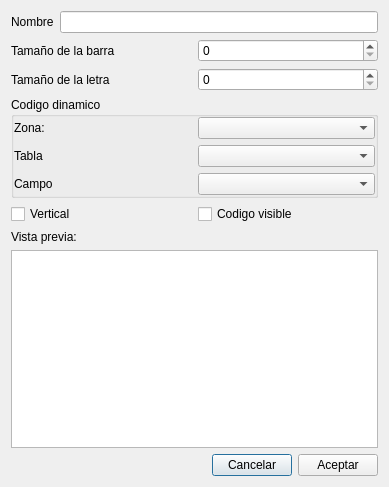
<?xml version="1.0" encoding="UTF-8"?>
<ui version="4.0">
 <class>EditCodeBarDlg</class>
 <widget class="QDialog" name="EditCodeBarDlg">
  <property name="geometry">
   <rect>
    <x>0</x>
    <y>0</y>
    <width>389</width>
    <height>487</height>
   </rect>
  </property>
  <property name="maximumSize">
   <size>
    <width>389</width>
    <height>487</height>
   </size>
  </property>
  <property name="windowTitle">
   <string>Configurar codigo de barras</string>
  </property>
  <property name="windowIcon">
   <iconset resource="../recoverdrake.qrc">
    <normaloff>:/Imagenes/barcode.png</normaloff>:/Imagenes/barcode.png</iconset>
  </property>
  <layout class="QGridLayout" name="gridLayout_5">
   <item row="0" column="0" colspan="2">
    <layout class="QGridLayout" name="gridLayout_2">
     <item row="0" column="0">
      <widget class="QLabel" name="label_7">
       <property name="text">
        <string>Nombre</string>
       </property>
      </widget>
     </item>
     <item row="0" column="1">
      <widget class="QLineEdit" name="txt_nombre"/>
     </item>
    </layout>
   </item>
   <item row="1" column="0" colspan="2">
    <layout class="QGridLayout" name="gridLayout_4">
     <item row="0" column="0" colspan="2">
      <layout class="QGridLayout" name="gridLayout_3">
       <item row="0" column="0">
        <widget class="QLabel" name="label_2">
         <property name="text">
          <string>Tamaño de la barra</string>
         </property>
        </widget>
       </item>
       <item row="0" column="1">
        <widget class="QSpinBox" name="spinBarSize"/>
       </item>
      </layout>
     </item>
     <item row="1" column="0">
      <widget class="QLabel" name="label_6">
       <property name="text">
        <string>Tamaño de la letra</string>
       </property>
      </widget>
     </item>
     <item row="1" column="1">
      <widget class="QSpinBox" name="spinFontSize"/>
     </item>
    </layout>
   </item>
   <item row="3" column="0">
    <widget class="QCheckBox" name="checkVertical">
     <property name="text">
      <string>Vertical</string>
     </property>
    </widget>
   </item>
   <item row="3" column="1">
    <widget class="QCheckBox" name="checkBox">
     <property name="text">
      <string>Codigo visible</string>
     </property>
    </widget>
   </item>
   <item row="4" column="0">
    <widget class="QLabel" name="label">
     <property name="text">
      <string>Vista previa:</string>
     </property>
    </widget>
   </item>
   <item row="5" column="0" colspan="2">
    <widget class="QGraphicsView" name="graphicsView"/>
   </item>
   <item row="6" column="0" colspan="2">
    <layout class="QHBoxLayout" name="horizontalLayout">
     <item>
      <spacer name="horizontalSpacer">
       <property name="orientation">
        <enum>Qt::Horizontal</enum>
       </property>
       <property name="sizeHint" stdset="0">
        <size>
         <width>40</width>
         <height>20</height>
        </size>
       </property>
      </spacer>
     </item>
     <item>
      <widget class="QPushButton" name="btnCancel">
       <property name="text">
        <string>Cancelar</string>
       </property>
       <property name="icon">
        <iconset resource="../recoverdrake.qrc">
         <normaloff>:/Imagenes/bad.png</normaloff>:/Imagenes/bad.png</iconset>
       </property>
       <property name="iconSize">
        <size>
         <width>25</width>
         <height>25</height>
        </size>
       </property>
      </widget>
     </item>
     <item>
      <widget class="QPushButton" name="pushButton">
       <property name="text">
        <string>Aceptar</string>
       </property>
       <property name="icon">
        <iconset resource="../recoverdrake.qrc">
         <normaloff>:/Imagenes/good.png</normaloff>:/Imagenes/good.png</iconset>
       </property>
       <property name="iconSize">
        <size>
         <width>25</width>
         <height>25</height>
        </size>
       </property>
      </widget>
     </item>
    </layout>
   </item>
   <item row="2" column="0" colspan="2">
    <widget class="QGroupBox" name="groupBox_2">
     <property name="title">
      <string>Codigo dinamico</string>
     </property>
     <property name="checkable">
      <bool>false</bool>
     </property>
     <property name="checked">
      <bool>false</bool>
     </property>
     <layout class="QGridLayout" name="gridLayout">
      <property name="leftMargin">
       <number>0</number>
      </property>
      <property name="topMargin">
       <number>0</number>
      </property>
      <property name="rightMargin">
       <number>0</number>
      </property>
      <property name="bottomMargin">
       <number>0</number>
      </property>
      <item row="0" column="0">
       <widget class="QLabel" name="label_3">
        <property name="text">
         <string>Zona:</string>
        </property>
       </widget>
      </item>
      <item row="0" column="1">
       <widget class="QComboBox" name="comboZona"/>
      </item>
      <item row="1" column="0">
       <widget class="QLabel" name="label_4">
        <property name="text">
         <string>Tabla</string>
        </property>
       </widget>
      </item>
      <item row="1" column="1">
       <widget class="QComboBox" name="comboTable"/>
      </item>
      <item row="2" column="0">
       <widget class="QLabel" name="label_5">
        <property name="text">
         <string>Campo</string>
        </property>
       </widget>
      </item>
      <item row="2" column="1">
       <widget class="QComboBox" name="comboCampo"/>
      </item>
     </layout>
    </widget>
   </item>
  </layout>
 </widget>
 <resources>
  <include location="../recoverdrake.qrc"/>
 </resources>
 <connections/>
</ui>
